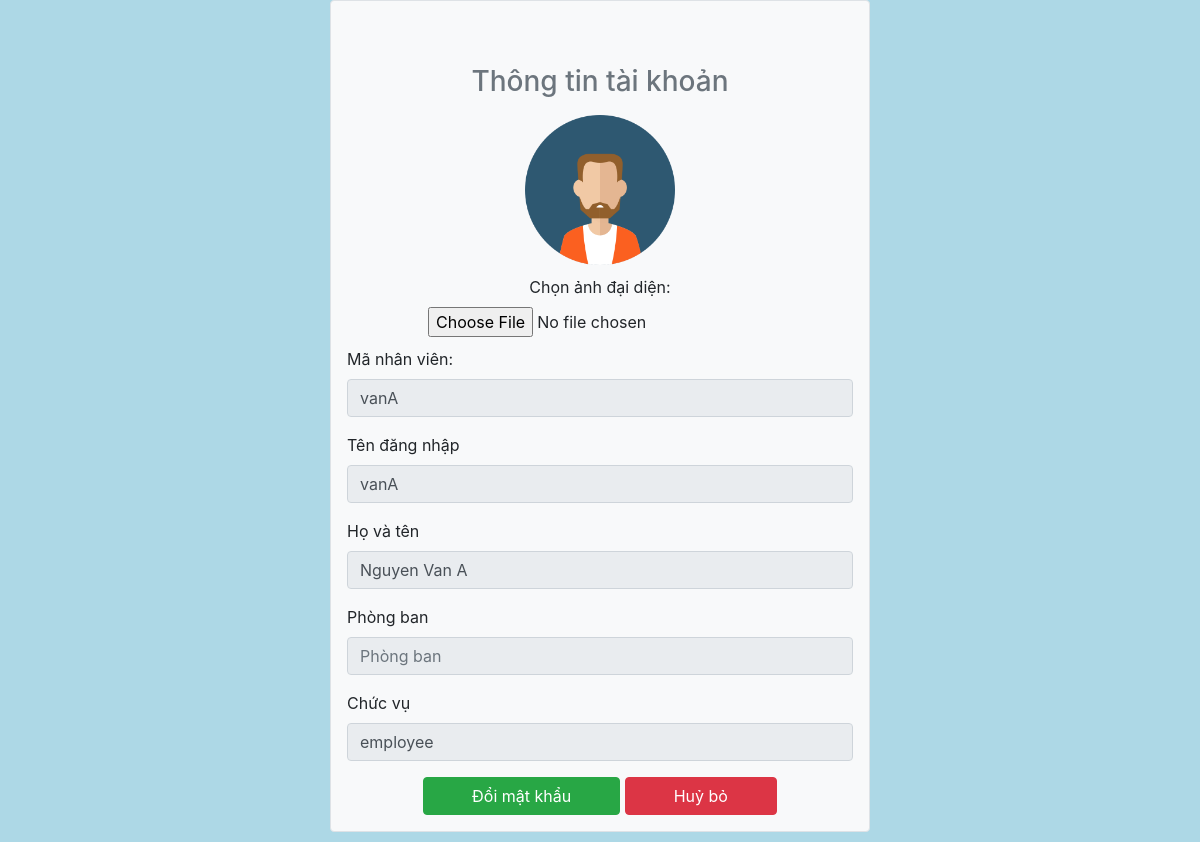
Before: /views/employeeprofile.php?username=vanA (signed in) with the older database file.
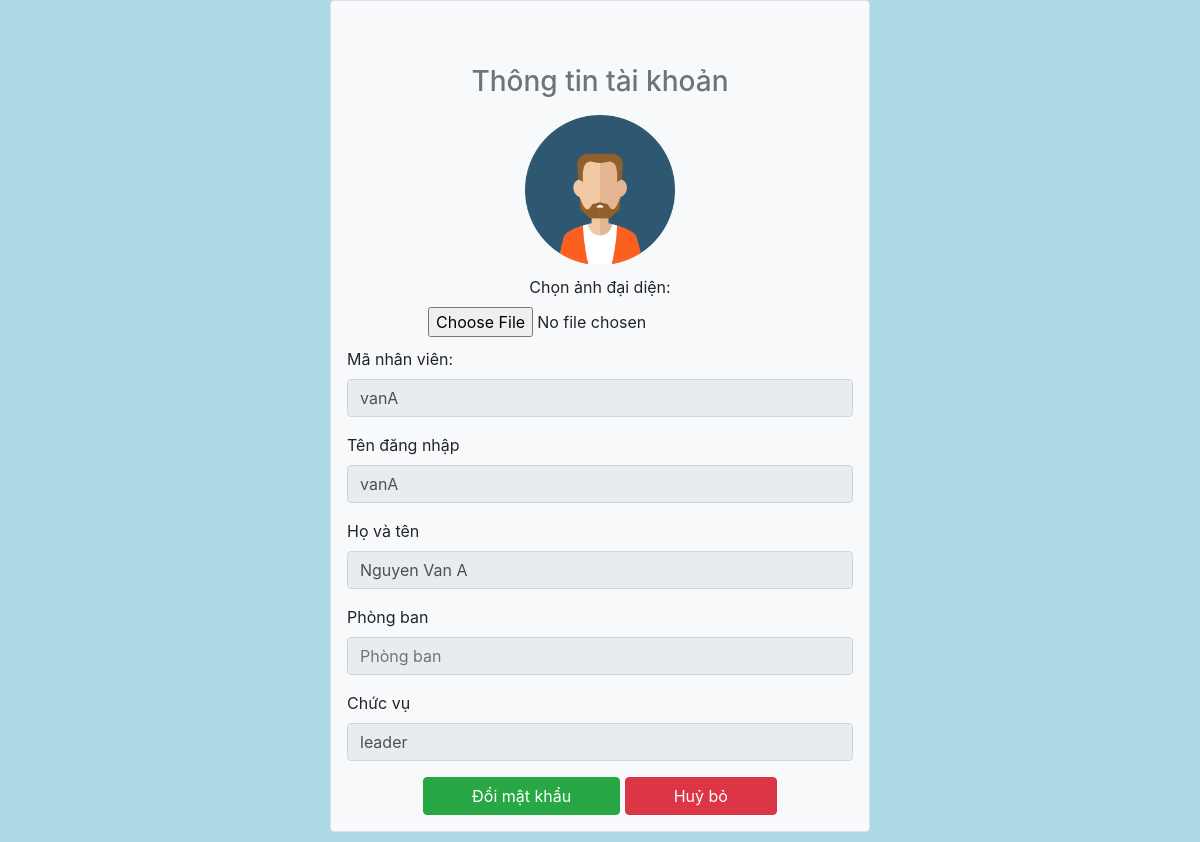
After: the same page with the newer database file.
### tables this page shows
CREATE TABLE `account` (
  `username` varchar(50) NOT NULL,
  `fullname` varchar(50) NOT NULL,
  `hash_password` varchar(100) NOT NULL,
  `possition` varchar(50) NOT NULL,
  `department` varchar(50) DEFAULT NULL,
  `avatar` varchar(500) DEFAULT NULL,
  `id` varchar(50) NOT NULL
);

### www/admin/db.php (called while the page is built, shortened)
<?php
function open_database()
{
    $conn = new mysqli(host, user, pass, db);
    $conn->set_charset("utf8");
    return $conn;
}
function getEmployeeByID($id)
{
    $sql = 'select * from account where username = ?';
    $conn = open_database();
    $stm = $conn->prepare($sql);
    $stm->bind_param('s', $id);
    if (!$stm->execute()) {
        return array('code' => 1, 'error' => 'Can not execute command');
    }
    $result = $stm->get_result();
    return $result->fetch_assoc();
}
function get_department($id)
{
    $sql = 'select * from department where id = ?';
    $conn = open_database();
    $stm = $conn->prepare($sql);
    $stm->bind_param('s', $id);
    if (!$stm->execute()) {
        return array('code' => 1, 'error' => 'Can not execute command');
    }
    $result = $stm->get_result();
    if ($result->num_rows == 0) {
        return array('code' => 2, 'error' => 'ID not exist');
    }
    return $result->fetch_assoc();
}

### www/views/employeeprofile.php (the view, shortened to what this page needs)
<?php
    require_once('../admin/db.php');
    if (isset($_GET['username']))
    {
        $id = $_GET['username'];
        $data = getEmployeeByID($id);
        $data1 = get_department($data['department']);
    }
?>
<!doctype html>
<html lang="en">
  <head>
    <link rel="stylesheet" href="https://stackpath.bootstrapcdn.com/bootstrap/4.3.1/css/bootstrap.min.css">
    <link rel="stylesheet" href="../style.css">
  </head>
  <body>
    <div class="container">
        <div class="row justify-content-center">
            <div class="col-md-6 col-lg-6">
                <form method="post" action="" class="border rounded w-100 mb-5 mx-auto px-3 pt-3 bg-light">
                <h3 class="text-center text-secondary mt-5 mb-3">Thông tin tài khoản</h3>
                    <div class="text-center">
                        <img class ="avatar" src="../images/avt.png" alt="test">
                    </div>
                    <div style="margin:10px" class="text-center">
                        <label for="img">Chọn ảnh đại diện:</label>
                        <input type="file" id="btn-avatar" name="img" accept="image/*">
                    </div>
                    <div class="form-group">
                        <label>Mã nhân viên:</label>
                        <input disabled value="<?= $data['username'] ?>" class ="form-control " name="manhanvien" id="manhanvien" type="text" placeholder="Chưa có mã nhân viên">
                    </div>
                    <div class="form-group">
                        <label>Tên đăng nhập</label>
                        <input disabled value="<?= $data['username'] ?>" class ="form-control" name="tendangnhap" id="tendangnhap" type="text" placeholder="Nhập tên đăng nhập">
                    </div>
                    <div class="form-group">
                        <label>Họ và tên</label>
                        <input disabled value="<?= $data['fullname'] ?>" class ="form-control" name="hoten" id="hoten" type="text" placeholder="Nhập họ và tên">
                    </div>
                    <div class="form-group">
                        <label>Phòng ban</label>
                        <input disabled value="<?= $data1['name'] ?>" class ="form-control" name="phongban" id="phongban" type="text" placeholder="Phòng ban">
                    </div>
                    <div class="form-group">
                        <label>Chức vụ</label>
                        <input disabled value="<?= $data['possition'] ?>" class ="form-control" name="chucvu" id="chucvu" type="text" placeholder="Chức vụ">
                    </div>
                    <div class="form-group">
                        <?php
                            if ($_SESSION['possition'] === "leader") {
                                ?>
                                    <p class="text-center"style="margin:15px">
                                        <a href="resetpassword.php" class="btn btn-success px-5 h-5">Đổi mật khẩu</a></span>
                                        <a href="leader_index.php" class="btn btn-danger px-5 h-5">Huỷ bỏ</a></span>
                                    </p>
                                <?php
                            }
                            else {
                                ?>
                                <p class="text-center"style="margin:15px">
                                    <a href="resetpassword.php" class="btn btn-success px-5 h-5">Đổi mật khẩu</a></span>
                                    <a href="employee_index.php" class="btn btn-danger px-5 h-5">Huỷ bỏ</a></span>
                                </p>
                                <?php
                            }
                        ?>
                    </div>
                </form>
            </div>
        </div>
    </div>
  </body>
</html>

Changed rows visible on the page:
changed account "vanA": chucvu "employee" → "leader"
